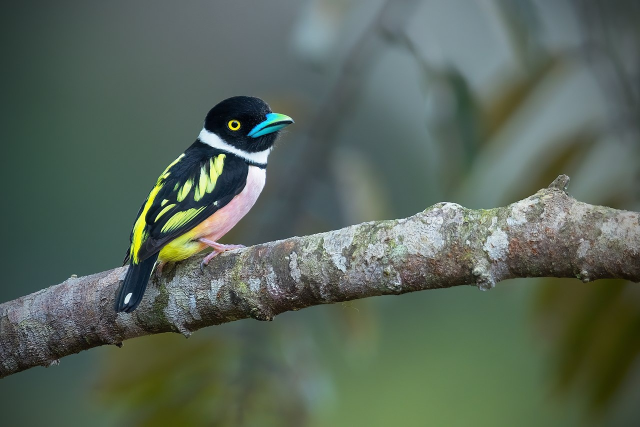
#> input picture module_1/images/black_and_yellow_broadbill.jpg, 1280 x 853 px (shown at 1/2 size)
$ jupyter execute defining_regions_of_interest.ipynb
#> lines starting #> are read from the running program, lines starting #| are printed output that depends on the picture
[cell 1]
import cv2
import numpy as np
from IPython.display import Image

# Read the image from the file path
image_path = 'images/black_and_yellow_broadbill.jpg'
image = cv2.imread(image_path)
#> image is the input picture: shape (853, 1280, 3); mean B, G, R 90, 102.3, 88.7

bird = image[180:640,220:600]
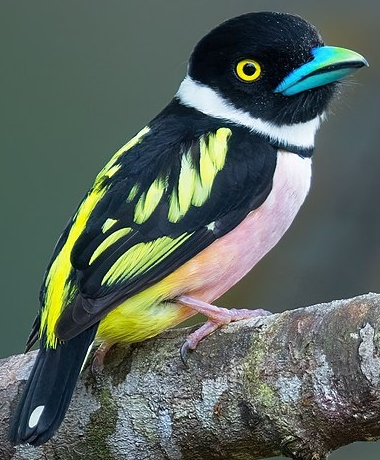
#> bird: shape (460, 380, 3); mean B, G, R 93.8, 101.6, 89.7

# Save the image
image_path = 'images/bird.jpg'
cv2.imwrite(image_path, bird)

# Display the image
Image(image_path)


$ run again, with module_1/images/bird2.jpg copied over module_1/images/black_and_yellow_broadbill.jpg
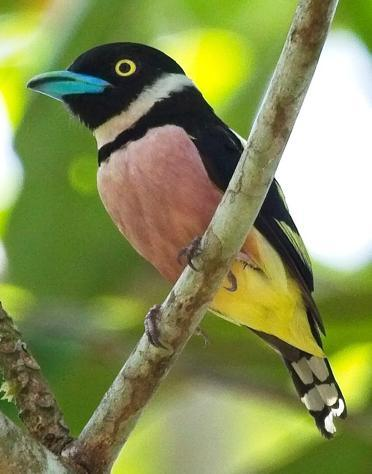
#> input picture module_1/images/bird2.jpg, 372 x 474 px
#> image is the input picture: shape (474, 372, 3); mean B, G, R 86, 143.7, 134.9
#> `bird = image[180:640,220:600]`:
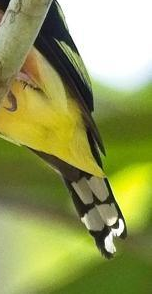
#> bird: shape (294, 152, 3); mean B, G, R 88.6, 155.2, 148.8

$ run again, with module_1/images/brisk.jpg copied over module_1/images/black_and_yellow_broadbill.jpg
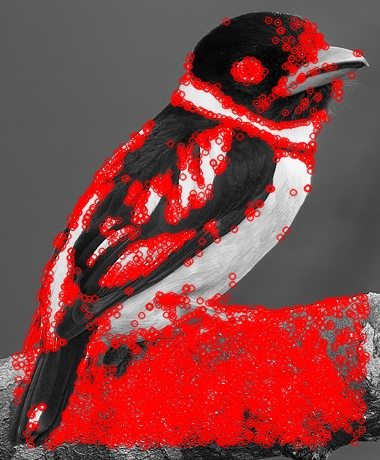
#> input picture module_1/images/brisk.jpg, 380 x 460 px
#> image is the input picture: shape (460, 380, 3); mean B, G, R 66.8, 66.9, 134.1
#> `bird = image[180:640,220:600]`:
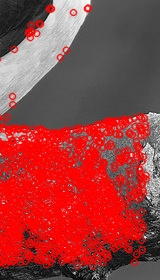
#> bird: shape (280, 160, 3); mean B, G, R 63.8, 63.9, 152.7

$ run again, with module_1/images/chess.jpg copied over module_1/images/black_and_yellow_broadbill.jpg
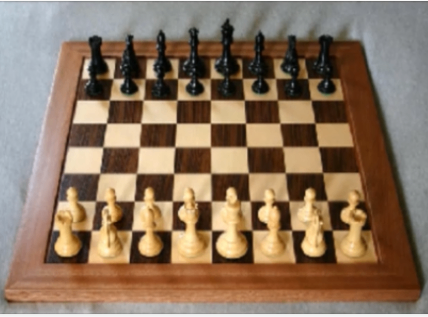
#> input picture module_1/images/chess.jpg, 428 x 317 px
#> image is the input picture: shape (317, 428, 3); mean B, G, R 95.8, 117.1, 140.2
#> `bird = image[180:640,220:600]`:
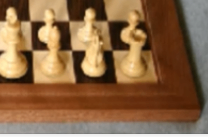
#> bird: shape (137, 208, 3); mean B, G, R 69.7, 102.9, 138.5
